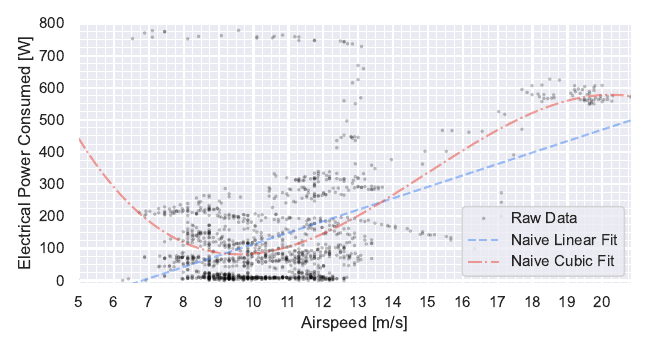

This chart was generated by the following Python code:
from common import *

_, airspeed = simple_read("airspeed")
_, baro_alt = simple_read("baro_alt")
_, voltage = simple_read("voltage")
_, current = simple_read("current")

from aerosandbox.tools.statistics import time_series_uncertainty_quantification as tsuq

fig, ax = plt.subplots(figsize=(6.5,3.5))

x = airspeed
y = voltage * current

plt.plot(
    x, y,
    ".k",
    markersize=5,
    markeredgewidth=0,
    alpha=0.25,
    label="Raw Data"
)

x_plot = np.linspace(x.min(), x.max(), 500)

fit1= asb.FittedModel(
    model=lambda x, p: p["m"] * x + p["b"],
    x_data=x,
    y_data=y,
    parameter_guesses={"m": 0, "b": 0},
)
plt.plot(
    x_plot, fit1(x_plot),
    "--",
    alpha=0.5,
    label="Naive Linear Fit"
)

fit3= asb.FittedModel(
    model=lambda x, p: p["a"] * x ** 3 + p["b"] * x ** 2 + p["c"] * x + p["d"],
    x_data=x,
    y_data=y,
    parameter_guesses={"a": 0, "b": 0, "c": 0, "d": 0},
)

plt.plot(
    x_plot, fit3(x_plot),
    "-.",
    alpha=0.5,
    label="Naive Cubic Fit"
)

# p.plot_with_bootstrapped_uncertainty(
#     x, y,
#     x_stdev=None,
#     y_stdev=tsuq.estimate_noise_standard_deviation(y[np.argsort(x)]),
#     ci=[0.75, 0.95],
#     color="coral",
#     n_bootstraps=100,
# )
plt.xlim(x.min(), x.max())
plt.ylim(-10, 800)
p.set_ticks(1, 0.25, 100, 25)
plt.legend(
    loc="lower right"
)
p.show_plot(
    xlabel="Airspeed [m/s]",
    ylabel="Electrical Power Consumed [W]",
    # title="Raw Data",
    legend=False,
    # dpi=300
    savefig="power_polar_naive.pdf"
)